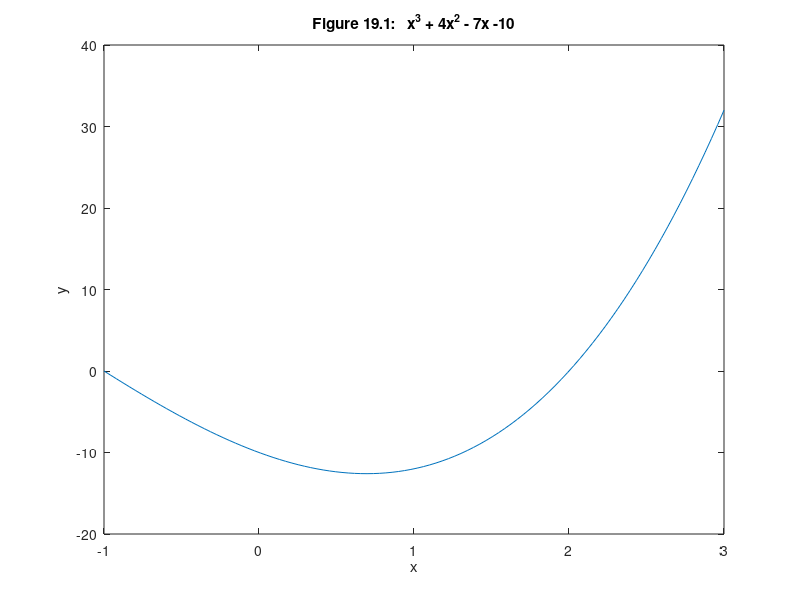

Here is the MATLAB script that generated this plot:
% MATLAB Script: PolynomialEvaluation.m

p = [1 4 -7 -10];       % the polynomial
x = linspace(-1,3);     % evaluation points
v = polyval(p,x);       % evaluate p at points in x
plot(x,v)               % polot results
title('Figure 19.1:   x{^3} + 4x{^2} - 7x -10')
xlabel('x')
ylabel('y')
